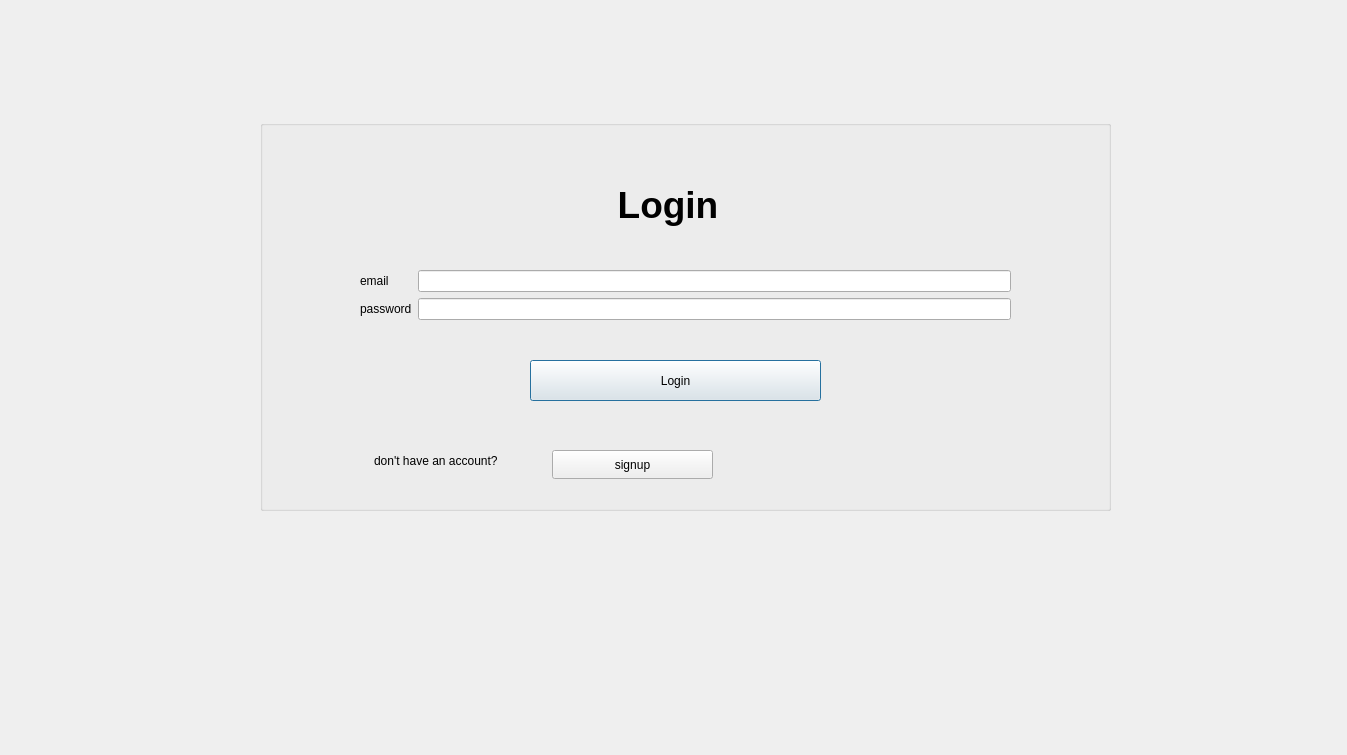
<?xml version="1.0" encoding="UTF-8"?>
<ui version="4.0">
 <class>Login</class>
 <widget class="QDialog" name="Login">
  <property name="geometry">
   <rect>
    <x>0</x>
    <y>0</y>
    <width>1347</width>
    <height>755</height>
   </rect>
  </property>
  <property name="windowTitle">
   <string>Dialog</string>
  </property>
  <property name="styleSheet">
   <string notr="true">Login{
	background-image: url(:/background/fantasy.png);
}
</string>
  </property>
  <widget class="QGroupBox" name="groupBox">
   <property name="geometry">
    <rect>
     <x>260</x>
     <y>120</y>
     <width>851</width>
     <height>391</height>
    </rect>
   </property>
   <property name="title">
    <string/>
   </property>
   <widget class="QWidget" name="formLayoutWidget">
    <property name="geometry">
     <rect>
      <x>100</x>
      <y>150</y>
      <width>651</width>
      <height>81</height>
     </rect>
    </property>
    <layout class="QFormLayout" name="formLayout">
     <item row="0" column="0">
      <widget class="QLabel" name="emailLabel">
       <property name="text">
        <string>email</string>
       </property>
      </widget>
     </item>
     <item row="0" column="1">
      <widget class="QLineEdit" name="emailLineEdit"/>
     </item>
     <item row="1" column="0">
      <widget class="QLabel" name="passwordLabel">
       <property name="text">
        <string>password</string>
       </property>
      </widget>
     </item>
     <item row="1" column="1">
      <widget class="QLineEdit" name="passwordLineEdit"/>
     </item>
    </layout>
   </widget>
   <widget class="QTextBrowser" name="textBrowser">
    <property name="geometry">
     <rect>
      <x>280</x>
      <y>60</y>
      <width>256</width>
      <height>81</height>
     </rect>
    </property>
    <property name="styleSheet">
     <string notr="true">
	background-color: rgba(0, 0, 0, 0);
border:none;
</string>
    </property>
    <property name="html">
     <string>&lt;!DOCTYPE HTML PUBLIC &quot;-//W3C//DTD HTML 4.0//EN&quot; &quot;http://www.w3.org/TR/REC-html40/strict.dtd&quot;&gt;
&lt;html&gt;&lt;head&gt;&lt;meta name=&quot;qrichtext&quot; content=&quot;1&quot; /&gt;&lt;meta charset=&quot;utf-8&quot; /&gt;&lt;style type=&quot;text/css&quot;&gt;
p, li { white-space: pre-wrap; }
hr { height: 1px; border-width: 0; }
li.unchecked::marker { content: &quot;\2610&quot;; }
li.checked::marker { content: &quot;\2612&quot;; }
&lt;/style&gt;&lt;/head&gt;&lt;body style=&quot; font-family:'Segoe UI'; font-size:9pt; font-weight:400; font-style:normal;&quot;&gt;
&lt;p align=&quot;center&quot; style=&quot; margin-top:0px; margin-bottom:0px; margin-left:0px; margin-right:0px; -qt-block-indent:0; text-indent:0px;&quot;&gt;&lt;span style=&quot; font-size:28pt; font-weight:700;&quot;&gt;Login&lt;/span&gt;&lt;/p&gt;&lt;/body&gt;&lt;/html&gt;</string>
    </property>
   </widget>
   <widget class="QPushButton" name="loginButton">
    <property name="geometry">
     <rect>
      <x>270</x>
      <y>240</y>
      <width>291</width>
      <height>41</height>
     </rect>
    </property>
    <property name="text">
     <string>Login</string>
    </property>
   </widget>
   <widget class="QTextBrowser" name="textBrowser_2">
    <property name="geometry">
     <rect>
      <x>110</x>
      <y>330</y>
      <width>181</width>
      <height>51</height>
     </rect>
    </property>
    <property name="styleSheet">
     <string notr="true">
	background-color: rgba(0, 0, 0, 0);
border:none;
</string>
    </property>
    <property name="html">
     <string>&lt;!DOCTYPE HTML PUBLIC &quot;-//W3C//DTD HTML 4.0//EN&quot; &quot;http://www.w3.org/TR/REC-html40/strict.dtd&quot;&gt;
&lt;html&gt;&lt;head&gt;&lt;meta name=&quot;qrichtext&quot; content=&quot;1&quot; /&gt;&lt;meta charset=&quot;utf-8&quot; /&gt;&lt;style type=&quot;text/css&quot;&gt;
p, li { white-space: pre-wrap; }
hr { height: 1px; border-width: 0; }
li.unchecked::marker { content: &quot;\2610&quot;; }
li.checked::marker { content: &quot;\2612&quot;; }
&lt;/style&gt;&lt;/head&gt;&lt;body style=&quot; font-family:'Segoe UI'; font-size:9pt; font-weight:400; font-style:normal;&quot;&gt;
&lt;p style=&quot; margin-top:0px; margin-bottom:0px; margin-left:0px; margin-right:0px; -qt-block-indent:0; text-indent:0px;&quot;&gt;don't have an account?&lt;/p&gt;
&lt;p style=&quot;-qt-paragraph-type:empty; margin-top:0px; margin-bottom:0px; margin-left:0px; margin-right:0px; -qt-block-indent:0; text-indent:0px;&quot;&gt;&lt;br /&gt;&lt;/p&gt;&lt;/body&gt;&lt;/html&gt;</string>
    </property>
   </widget>
   <widget class="QPushButton" name="signup">
    <property name="geometry">
     <rect>
      <x>292</x>
      <y>330</y>
      <width>161</width>
      <height>29</height>
     </rect>
    </property>
    <property name="text">
     <string>signup</string>
    </property>
   </widget>
  </widget>
 </widget>
 <resources/>
 <connections/>
</ui>
